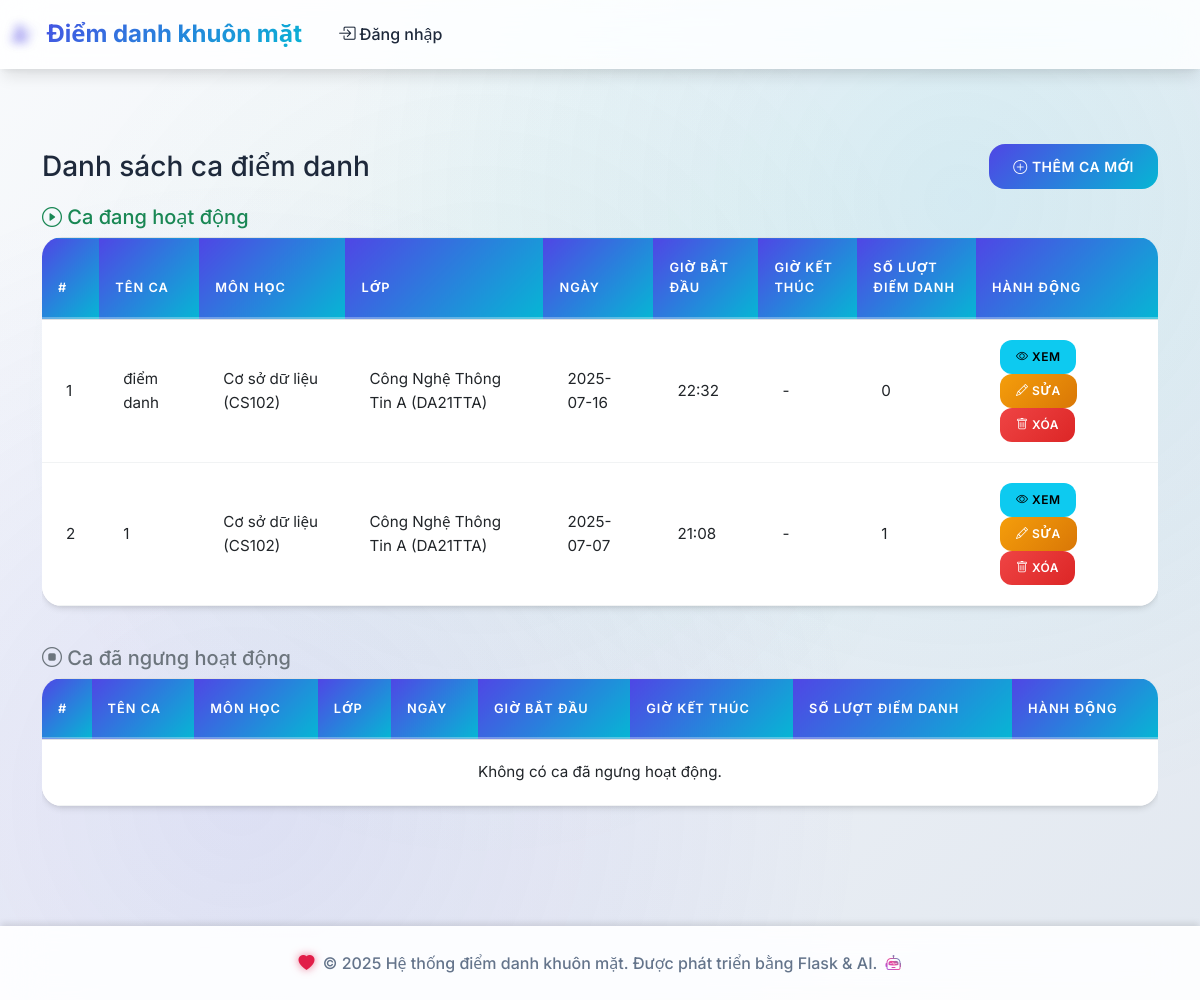
The app's page /attendance/sessions, older data.
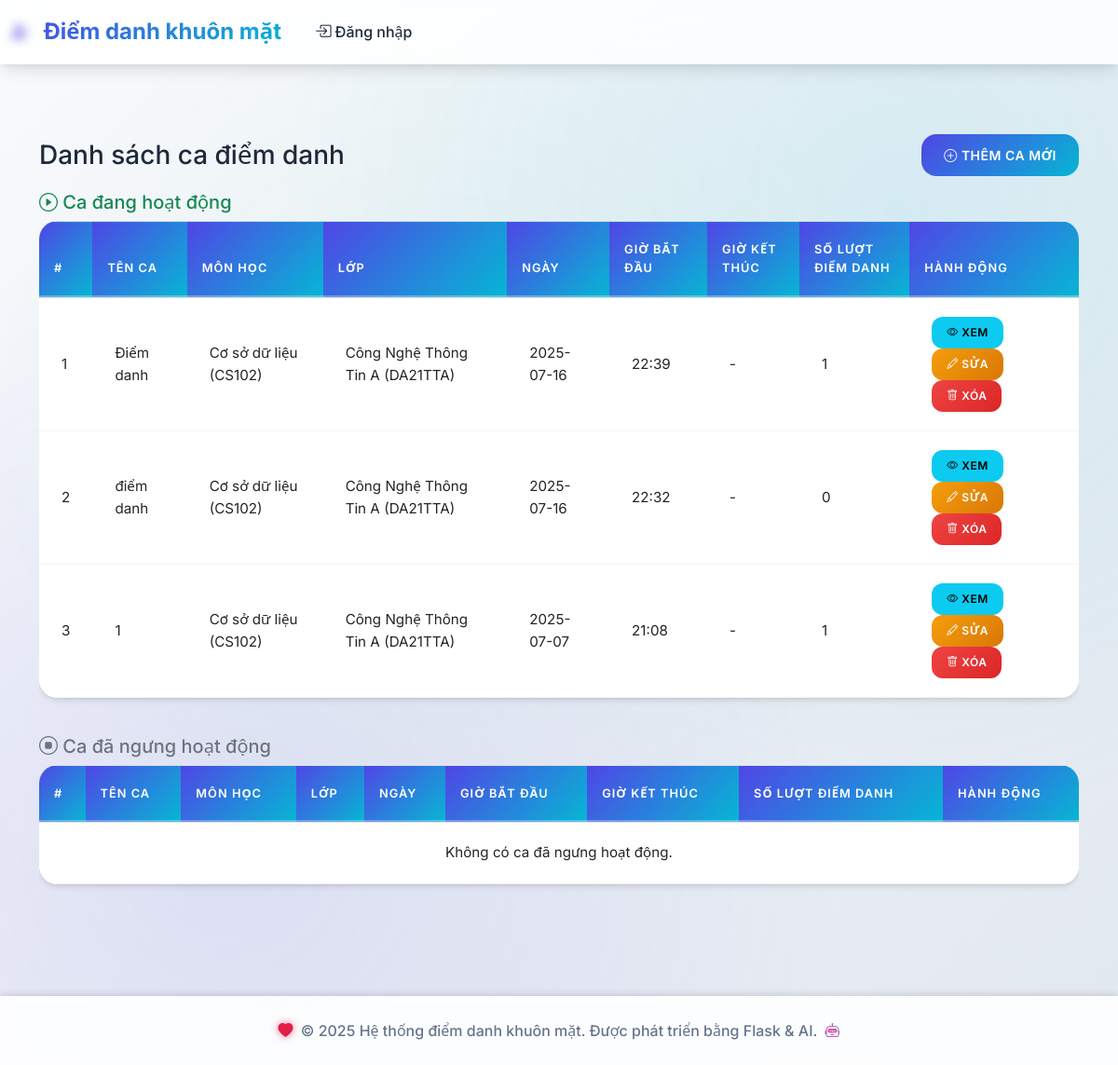
The same page, newer data.
### tables this page shows
CREATE TABLE attendance_sessions (
            id INTEGER PRIMARY KEY AUTOINCREMENT,
            session_name TEXT NOT NULL,
            subject_id INTEGER NOT NULL,
            class_id INTEGER NOT NULL,
            session_date DATE NOT NULL,
            start_time TIME NOT NULL,
            end_time TIME,
            status TEXT DEFAULT 'active',
            created_at TIMESTAMP DEFAULT CURRENT_TIMESTAMP, port INTEGER,
            FOREIGN KEY (subject_id) REFERENCES subjects (id),
            FOREIGN KEY (class_id) REFERENCES classes (id)
        );

### routes/attendance.py (the view)
@attendance_bp.route('/sessions')
def list_sessions():
    conn = get_db_connection()
    now = datetime.now().strftime('%Y-%m-%d %H:%M')
    active_sessions = conn.execute('''
        SELECT ast.*, s.subject_name, s.subject_code, c.class_name, c.class_code,
               COUNT(ar.id) as attendance_count
        FROM attendance_sessions ast
        JOIN subjects s ON ast.subject_id = s.id
        JOIN classes c ON ast.class_id = c.id
        LEFT JOIN attendance_records ar ON ast.id = ar.session_id
        WHERE (ast.end_time IS NULL OR (ast.session_date || ' ' || ast.end_time) > ?)
        GROUP BY ast.id
        ORDER BY ast.session_date DESC, ast.start_time DESC
    ''', (now,)).fetchall()
    inactive_sessions = conn.execute('''
        SELECT ast.*, s.subject_name, s.subject_code, c.class_name, c.class_code,
               COUNT(ar.id) as attendance_count
        FROM attendance_sessions ast
        JOIN subjects s ON ast.subject_id = s.id
        JOIN classes c ON ast.class_id = c.id
        LEFT JOIN attendance_records ar ON ast.id = ar.session_id
        WHERE (ast.end_time IS NOT NULL AND (ast.session_date || ' ' || ast.end_time) <= ?)
        GROUP BY ast.id
        ORDER BY ast.session_date DESC, ast.start_time DESC
    ''', (now,)).fetchall()
    conn.close()
    return render_template('attendance/sessions.html', active_sessions=active_sessions, inactive_sessions=inactive_sessions)

### models/database.py (called while the page is built)
def get_db_connection():
    conn = sqlite3.connect(DATABASE_PATH)
    conn.row_factory = sqlite3.Row
    return conn

### templates/attendance/sessions.html
{% extends "base.html" %} {% block title %}Quản lý ca điểm danh{% endblock %} {% block content %}
<div class="container py-4">
  <div class="d-flex justify-content-between align-items-center mb-3">
    <h3 class="mb-0">Danh sách ca điểm danh</h3>
    <a href="{{ url_for('attendance.add_session') }}" class="btn btn-primary"> <i class="bi bi-plus-circle"></i> Thêm ca mới </a>
  </div>
  <h5 class="text-success mb-2"><i class="bi bi-play-circle"></i> Ca đang hoạt động</h5>
  <div class="table-responsive mb-4">
    <table class="table table-bordered table-hover align-middle bg-white">
      <thead class="table-light">
        <tr>
          <th>#</th>
          <th>Tên ca</th>
          <th>Môn học</th>
          <th>Lớp</th>
          <th>Ngày</th>
          <th>Giờ bắt đầu</th>
          <th>Giờ kết thúc</th>
          <th>Số lượt điểm danh</th>
          <th>Hành động</th>
        </tr>
      </thead>
      <tbody>
        {% for s in active_sessions %}
        <tr>
          <td>{{ loop.index }}</td>
          <td>{{ s.session_name }}</td>
          <td>{{ s.subject_name }} ({{ s.subject_code }})</td>
          <td>{{ s.class_name }} ({{ s.class_code }})</td>
          <td>{{ s.session_date }}</td>
          <td>{{ s.start_time }}</td>
          <td>{{ s.end_time or '-' }}</td>
          <td>{{ s.attendance_count }}</td>
          <td>
            <a href="{{ url_for('attendance.session_detail', session_id=s.id) }}" class="btn btn-sm btn-info"><i class="bi bi-eye"></i> Xem</a>
            <a href="{{ url_for('attendance.edit_session', session_id=s.id) }}" class="btn btn-sm btn-warning"><i class="bi bi-pencil"></i> Sửa</a>
            <form action="{{ url_for('attendance.delete_session', session_id=s.id) }}" method="post" style="display: inline-block" onsubmit="return confirm('Bạn có chắc muốn xóa ca này?');">
              <button type="submit" class="btn btn-sm btn-danger"><i class="bi bi-trash"></i> Xóa</button>
            </form>
          </td>
        </tr>
        {% else %}
        <tr>
          <td colspan="9" class="text-center">Không có ca đang hoạt động.</td>
        </tr>
        {% endfor %}
      </tbody>
    </table>
  </div>
  <h5 class="text-secondary mb-2"><i class="bi bi-stop-circle"></i> Ca đã ngưng hoạt động</h5>
  <div class="table-responsive">
    <table class="table table-bordered table-hover align-middle bg-white">
      <thead class="table-light">
        <tr>
          <th>#</th>
          <th>Tên ca</th>
          <th>Môn học</th>
          <th>Lớp</th>
          <th>Ngày</th>
          <th>Giờ bắt đầu</th>
          <th>Giờ kết thúc</th>
          <th>Số lượt điểm danh</th>
          <th>Hành động</th>
        </tr>
      </thead>
      <tbody>
        {% for s in inactive_sessions %}
        <tr>
          <td>{{ loop.index }}</td>
          <td>{{ s.session_name }}</td>
          <td>{{ s.subject_name }} ({{ s.subject_code }})</td>
          <td>{{ s.class_name }} ({{ s.class_code }})</td>
          <td>{{ s.session_date }}</td>
          <td>{{ s.start_time }}</td>
          <td>{{ s.end_time or '-' }}</td>
          <td>{{ s.attendance_count }}</td>
          <td>
            <a href="{{ url_for('attendance.session_detail', session_id=s.id) }}" class="btn btn-sm btn-info"><i class="bi bi-eye"></i> Xem</a>
            <a href="{{ url_for('attendance.edit_session', session_id=s.id) }}" class="btn btn-sm btn-warning"><i class="bi bi-pencil"></i> Sửa</a>
            <form action="{{ url_for('attendance.delete_session', session_id=s.id) }}" method="post" style="display: inline-block" onsubmit="return confirm('Bạn có chắc muốn xóa ca này?');">
              <button type="submit" class="btn btn-sm btn-danger"><i class="bi bi-trash"></i> Xóa</button>
            </form>
          </td>
        </tr>
        {% else %}
        <tr>
          <td colspan="9" class="text-center">Không có ca đã ngưng hoạt động.</td>
        </tr>
        {% endfor %}
      </tbody>
    </table>
  </div>
</div>
{% endblock %}

Row changes from the older to the newer data that the page shows:
added attendance_sessions: session_name "Điểm danh", subject_name "Cơ sở dữ liệu", subject_code "CS102", class_name "Công Nghệ Thông Tin A", class_code "DA21TTA", session_date "2025-07-16", start_time "22:39", end_time "-", attendance_count "1"
